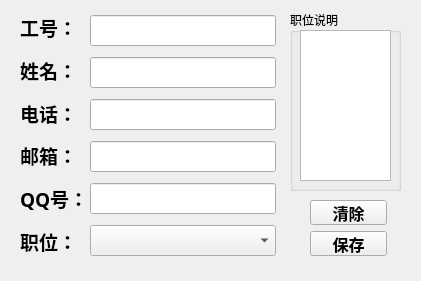
<?xml version="1.0" encoding="UTF-8"?>
<ui version="4.0">
 <class>AddEngineerWidget</class>
 <widget class="QWidget" name="AddEngineerWidget">
  <property name="geometry">
   <rect>
    <x>0</x>
    <y>0</y>
    <width>421</width>
    <height>281</height>
   </rect>
  </property>
  <property name="windowTitle">
   <string>Form</string>
  </property>
  <property name="windowIcon">
   <iconset resource="myqrc.qrc">
    <normaloff>:/myqrc/Technical.png</normaloff>:/myqrc/Technical.png</iconset>
  </property>
  <widget class="QGroupBox" name="groupBox">
   <property name="geometry">
    <rect>
     <x>290</x>
     <y>10</y>
     <width>111</width>
     <height>181</height>
    </rect>
   </property>
   <property name="font">
    <font>
     <family>黑体</family>
    </font>
   </property>
   <property name="title">
    <string>职位说明</string>
   </property>
   <widget class="QTextEdit" name="PositDescEdit">
    <property name="geometry">
     <rect>
      <x>10</x>
      <y>20</y>
      <width>91</width>
      <height>151</height>
     </rect>
    </property>
    <property name="font">
     <font>
      <pointsize>7</pointsize>
     </font>
    </property>
   </widget>
  </widget>
  <widget class="QWidget" name="">
   <property name="geometry">
    <rect>
     <x>20</x>
     <y>9</y>
     <width>64</width>
     <height>251</height>
    </rect>
   </property>
   <layout class="QVBoxLayout" name="verticalLayout">
    <item>
     <widget class="QLabel" name="label">
      <property name="font">
       <font>
        <family>宋体</family>
        <pointsize>14</pointsize>
        <weight>75</weight>
        <bold>true</bold>
       </font>
      </property>
      <property name="text">
       <string>工号：</string>
      </property>
     </widget>
    </item>
    <item>
     <widget class="QLabel" name="label_3">
      <property name="font">
       <font>
        <family>宋体</family>
        <pointsize>14</pointsize>
        <weight>75</weight>
        <bold>true</bold>
       </font>
      </property>
      <property name="text">
       <string>姓名：</string>
      </property>
     </widget>
    </item>
    <item>
     <widget class="QLabel" name="label_5">
      <property name="font">
       <font>
        <family>宋体</family>
        <pointsize>14</pointsize>
        <weight>75</weight>
        <bold>true</bold>
       </font>
      </property>
      <property name="text">
       <string>电话：</string>
      </property>
     </widget>
    </item>
    <item>
     <widget class="QLabel" name="label_7">
      <property name="font">
       <font>
        <family>宋体</family>
        <pointsize>14</pointsize>
        <weight>75</weight>
        <bold>true</bold>
       </font>
      </property>
      <property name="text">
       <string>邮箱：</string>
      </property>
     </widget>
    </item>
    <item>
     <widget class="QLabel" name="label_6">
      <property name="font">
       <font>
        <family>宋体</family>
        <pointsize>14</pointsize>
        <weight>75</weight>
        <bold>true</bold>
       </font>
      </property>
      <property name="text">
       <string>QQ号：</string>
      </property>
     </widget>
    </item>
    <item>
     <widget class="QLabel" name="label_4">
      <property name="font">
       <font>
        <family>宋体</family>
        <pointsize>14</pointsize>
        <weight>75</weight>
        <bold>true</bold>
       </font>
      </property>
      <property name="text">
       <string>职位：</string>
      </property>
     </widget>
    </item>
   </layout>
  </widget>
  <widget class="QWidget" name="">
   <property name="geometry">
    <rect>
     <x>90</x>
     <y>10</y>
     <width>186</width>
     <height>251</height>
    </rect>
   </property>
   <layout class="QVBoxLayout" name="verticalLayout_2">
    <item>
     <widget class="myNumberLineEdit" name="EmployeeNumEdit">
      <property name="font">
       <font>
        <family>宋体</family>
        <pointsize>12</pointsize>
        <weight>75</weight>
        <bold>true</bold>
       </font>
      </property>
     </widget>
    </item>
    <item>
     <widget class="QLineEdit" name="nameEdit">
      <property name="font">
       <font>
        <family>宋体</family>
        <pointsize>12</pointsize>
        <weight>75</weight>
        <bold>true</bold>
       </font>
      </property>
     </widget>
    </item>
    <item>
     <widget class="myNumberLineEdit" name="telephoneEdit">
      <property name="font">
       <font>
        <family>宋体</family>
        <pointsize>12</pointsize>
        <weight>75</weight>
        <bold>true</bold>
       </font>
      </property>
     </widget>
    </item>
    <item>
     <widget class="QLineEdit" name="emailEdit">
      <property name="font">
       <font>
        <family>宋体</family>
        <pointsize>12</pointsize>
        <weight>75</weight>
        <bold>true</bold>
       </font>
      </property>
     </widget>
    </item>
    <item>
     <widget class="myNumberLineEdit" name="qqEdit">
      <property name="font">
       <font>
        <family>宋体</family>
        <pointsize>12</pointsize>
        <weight>75</weight>
        <bold>true</bold>
       </font>
      </property>
     </widget>
    </item>
    <item>
     <widget class="QComboBox" name="PositComboBox">
      <property name="font">
       <font>
        <family>宋体</family>
        <pointsize>12</pointsize>
        <weight>75</weight>
        <bold>true</bold>
       </font>
      </property>
     </widget>
    </item>
   </layout>
  </widget>
  <widget class="QWidget" name="">
   <property name="geometry">
    <rect>
     <x>310</x>
     <y>200</y>
     <width>77</width>
     <height>56</height>
    </rect>
   </property>
   <layout class="QVBoxLayout" name="verticalLayout_3">
    <item>
     <widget class="QPushButton" name="clearBt">
      <property name="font">
       <font>
        <family>宋体</family>
        <pointsize>12</pointsize>
        <weight>75</weight>
        <bold>true</bold>
       </font>
      </property>
      <property name="text">
       <string>清除</string>
      </property>
     </widget>
    </item>
    <item>
     <widget class="QPushButton" name="SaveBt">
      <property name="font">
       <font>
        <family>宋体</family>
        <pointsize>12</pointsize>
        <weight>75</weight>
        <bold>true</bold>
       </font>
      </property>
      <property name="text">
       <string>保存</string>
      </property>
     </widget>
    </item>
   </layout>
  </widget>
 </widget>
 <customwidgets>
  <customwidget>
   <class>myNumberLineEdit</class>
   <extends>QLineEdit</extends>
   <header location="global">mynumberlineedit.h</header>
  </customwidget>
 </customwidgets>
 <tabstops>
  <tabstop>EmployeeNumEdit</tabstop>
  <tabstop>nameEdit</tabstop>
  <tabstop>PositComboBox</tabstop>
 </tabstops>
 <resources>
  <include location="myqrc.qrc"/>
 </resources>
 <connections/>
</ui>
